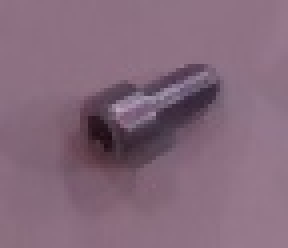
#> input picture bag_images/Nut.jpg, 72 x 62 px, found by its file name (shown 4 times larger)
$ python object_comparison.py
#> lines starting #> are read from the running program, lines starting #| are printed output that depends on the picture
import numpy as np
import matplotlib.pyplot as plt

import cv2


# img1 = cv2.imread('/home/deepan/PycharmProjects/techchallenge/ContestImages/Targets/Target0.jpg',0)          # queryImage
# img2 = cv2.imread('/home/deepan/PycharmProjects/techchallenge/ContestImages/Queries/Target0/Img16.jpg',0)    # trainImage

img1i = cv2.imread('/home/deepan/PycharmProjects/techchallenge/bag_images/Nut.jpg',0)          # queryImage
#> img1i: shape (62, 72); min 17, max 176, mean 115.1
img2i = cv2.imread('/home/deepan/PycharmProjects/techchallenge/bag_images/All.jpg', 0)         # trainImage
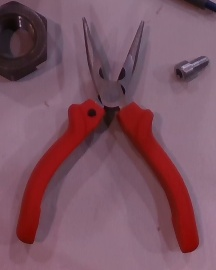
#> input picture bag_images/All.jpg, 216 x 270 px, found by its file name
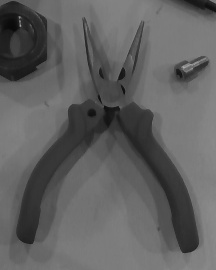
#> img2i: shape (270, 216); min 8, max 173, mean 96.9
img1 = cv2.GaussianBlur(img1i,(5,5),0)
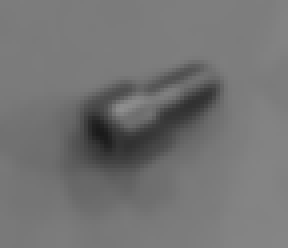
#> img1: shape (62, 72) (shown 4 times larger); min 26, max 142, mean 115.1
img2 = cv2.GaussianBlur(img2i,(5,5),0)
# f, axs = plt.subplots(2,2,figsize=(15,6))

# plt.subplot(131)
plt.imshow(img2i)

# plt.subplot(132)
plt.imshow(img2)


# Initiate SIFT detector
orb = cv2.ORB_create()

# find the keypoints and descriptors with SIFT
kp1, des1 = orb.detectAndCompute(img1,None)
#> kp1 = (); des1 = None
kp2, des2 = orb.detectAndCompute(img2,None)
#> kp2 = 46 keypoints; strongest (x, y, size): (183, 67, 31), (122, 70, 37.2), (122, 71, 44.6), (123, 71, 53.6)

# create BFMatcher object
#bf=cv2.BFMatcher()
bf = cv2.BFMatcher(cv2.NORM_HAMMING, crossCheck=True)

# Match descriptors.
matches = bf.match(des1,des2)
#> matches = ()

# Sort them in the order of their distance.
matches = sorted(matches, key = lambda x:x.distance)
#> matches = []

# Draw first 10 matches.
img3 = cv2.drawMatches(img1,kp1,img2,kp2,matches[:10],None)
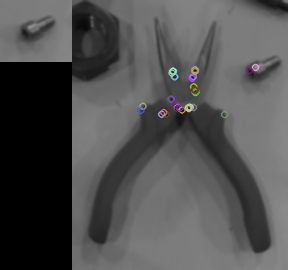
#> img3: shape (270, 288, 3); mean of channels 0, 1, 2 80, 79.9, 80; drawn as B, G, R

plt.imshow(img3),plt.show()
